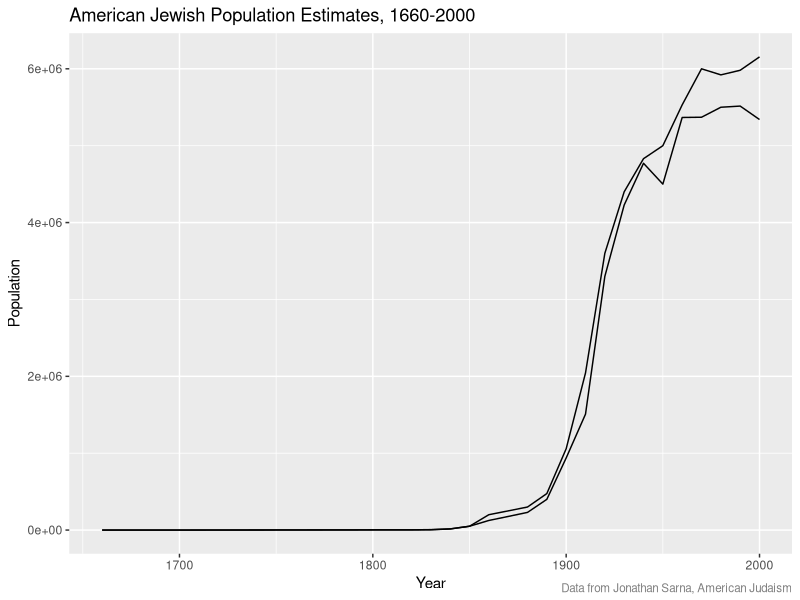
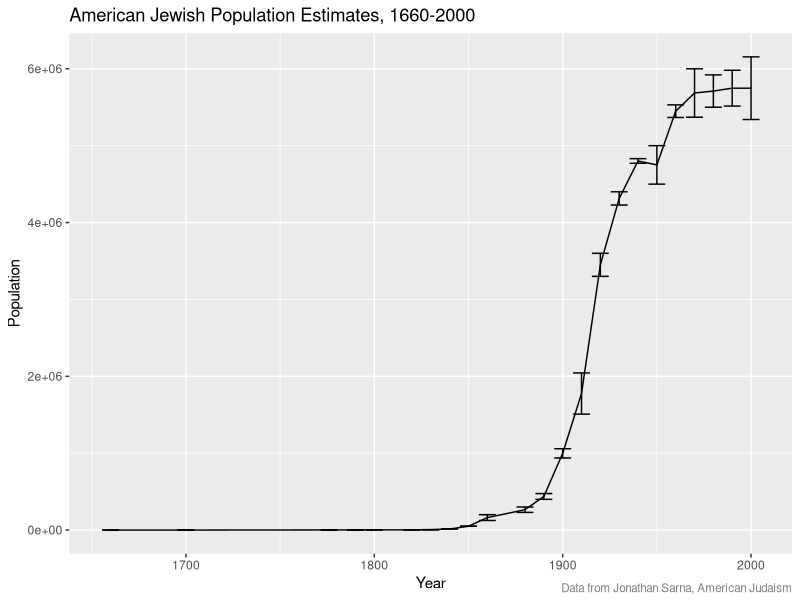

The R script that drew these images, in order:
# R script to chart demographic data on American Judaism

# Lincoln Mullen <lincoln@lincolnmullen.com>
# MIT License <http://lmullen.mit-license.org/> 

library(ggplot2)

makeFootnote <- function(footnoteText=
                         format(Sys.time(), "%d %b %Y"),
                         size= .7, color= grey(.5))
{
  require(grid)
  pushViewport(viewport())
  grid.text(label= footnoteText ,
            x = unit(1,"npc") - unit(2, "mm"),
            y= unit(2, "mm"),
            just=c("right", "bottom"),
            gp=gpar(cex= size, col=color))
  popViewport()
}

credit <- function() {
  return(makeFootnote("\nLincoln Mullen <http://lincolnmullen.com>"))
}

# Data
data <- read.csv("sarna.appendix.csv", comment.char = "#")

# Population estimates
# -------------------------------------------------------------------
png(filename = "jewish-pop.old.png", width =2000, height=2000, res=300)
ggplot(data) +
geom_line(aes(data$year, data$estimate.low)) + 
geom_line(aes(data$year, data$estimate.high)) +
labs(title="American Jewish Population Estimates, 1660-2000",
     x = "Year",
     y="Population")
makeFootnote("Data from Jonathan Sarna, American Judaism")
dev.off()

# Population estimates with error bars
# -------------------------------------------------------------------
# Calculate mean/midpoint and the height of the error bars
midpoint <- (data$estimate.high + data$estimate.low)/2 
error <- (data$estimate.high - data$estimate.low)/2
png(filename = "jewish-pop.png", width=2000, height=2000, res=300)
ggplot(data) +
geom_line(aes(data$year, midpoint)) +
geom_errorbar(aes(
                  x=data$year,
                  ymin = midpoint - error,
                  ymax = midpoint + error))+
labs(title="American Jewish Population Estimates, 1660-2000",
     x = "Year",
     y="Population")
makeFootnote("Data from Jonathan Sarna, American Judaism")
dev.off()
